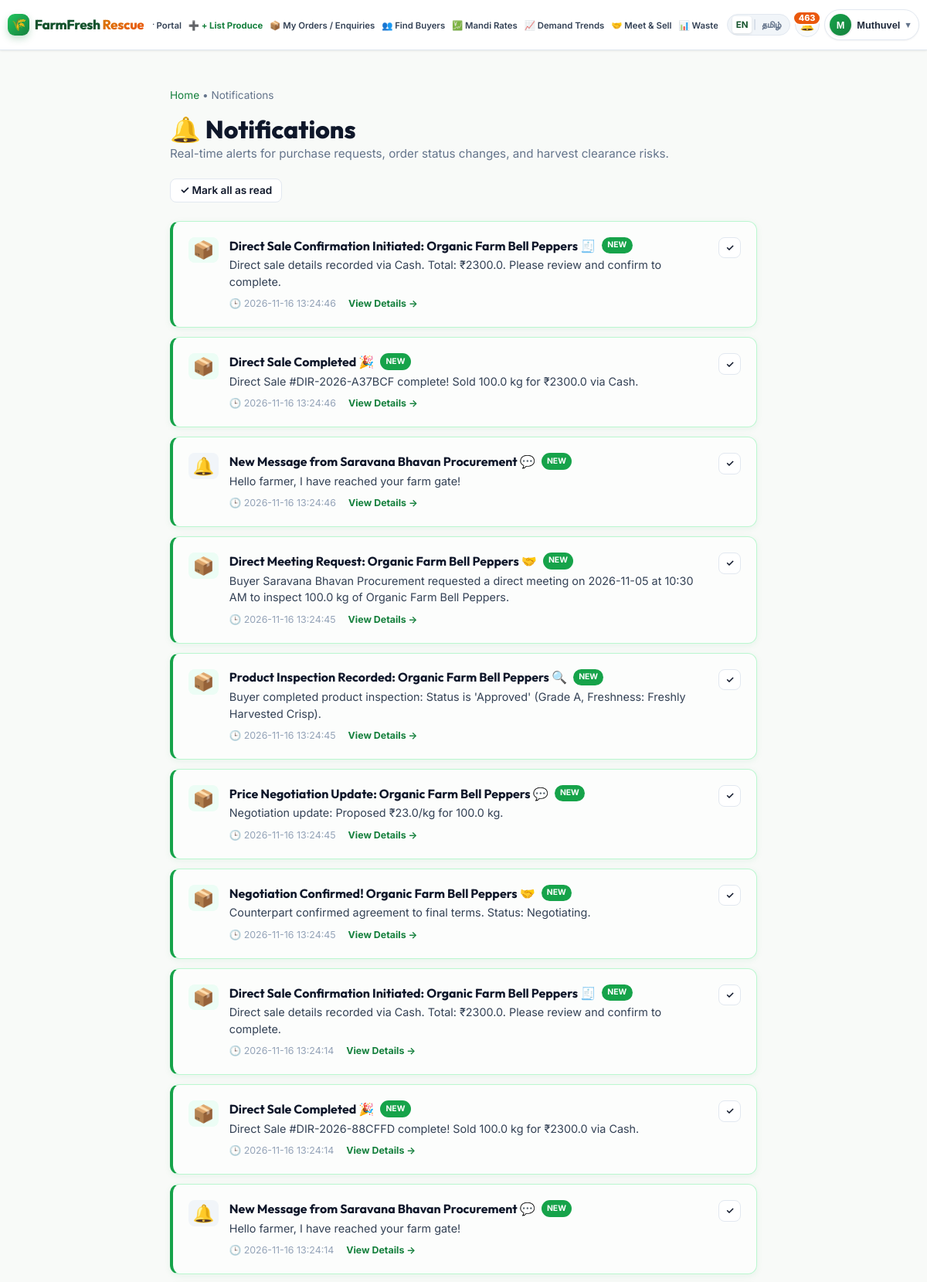
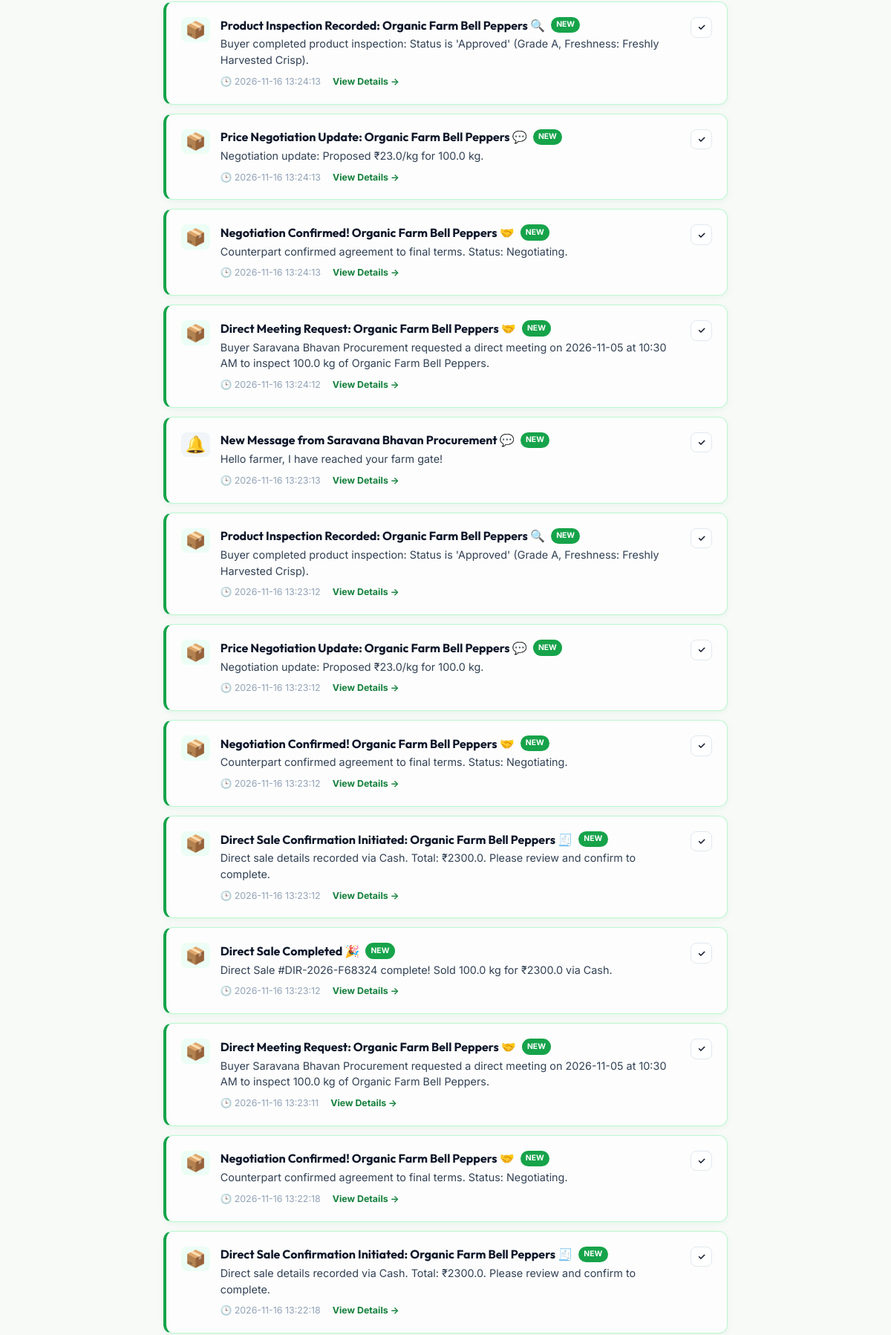
The app's page /notifications (signed in, upper part) with its own data (2 pictures, top to bottom).
### tables this page shows
CREATE TABLE users (
        id INTEGER PRIMARY KEY AUTOINCREMENT,
        name TEXT NOT NULL,
        email TEXT UNIQUE NOT NULL,
        password_hash TEXT NOT NULL,
        role TEXT NOT NULL CHECK(role IN ('farmer', 'buyer', 'admin')),
        phone TEXT NOT NULL,
        location TEXT,
        pin_code TEXT,
        user_type TEXT,
        created_at TIMESTAMP DEFAULT CURRENT_TIMESTAMP
    , is_active INTEGER DEFAULT 1, latitude REAL, longitude REAL, district TEXT, email_verified INTEGER DEFAULT 0, verification_token TEXT, verified_at TIMESTAMP, verification_status TEXT DEFAULT 'Not Verified', is_verified_seller INTEGER DEFAULT 0, seller_rating REAL DEFAULT 0.0, total_reviews INTEGER DEFAULT 0);

CREATE TABLE notifications (
        id INTEGER PRIMARY KEY AUTOINCREMENT,
        user_id INTEGER NOT NULL,
        title TEXT NOT NULL,
        message TEXT NOT NULL,
        type TEXT NOT NULL DEFAULT 'info' CHECK(type IN ('info', 'order', 'urgent_risk', 'status_change', 'alert')),
        link TEXT,
        is_read INTEGER DEFAULT 0,
        created_at TIMESTAMP DEFAULT CURRENT_TIMESTAMP,
        FOREIGN KEY (user_id) REFERENCES users(id) ON DELETE CASCADE
    );

### app.py (the view)
@app.route('/notifications')
@login_required
def notifications_view():
    notifications = get_user_notifications(g.user['id'], limit=50)
    return render_template('notifications.html', notifications=notifications)

### app.py (called while the page is built, shortened)
def get_current_user():
    user = None
    user_id = session.get('user_id')
    if user_id:
        user = auth_service.get_user_by_id(user_id)
    if user and user.get('is_active') == 0:
        session.clear()
        return None
    return user

@app.before_request
def load_request_state():
    if 'lang' not in session:
        session['lang'] = request.cookies.get('farmfresh_lang', 'en')
    if session['lang'] not in ['en', 'ta']:
        session['lang'] = 'en'
    g.lang = session['lang']
    g.user = get_current_user()

def login_required(f):
    @wraps(f)
    def decorated_function(*args, **kwargs):
        if not g.user:
            if request.is_json or request.path.startswith('/api/'):
                return jsonify({'error': 'Authentication required. Please log in.', 'code': 'UNAUTHENTICATED'}), 401
            flash("Please log in to continue.", "warning")
            return redirect(url_for('login', next=request.url))
        return f(*args, **kwargs)
    return decorated_function

### auth_service.py (called while the page is built)
def get_user_by_id(user_id: int):
    if not user_id:
        return None
    conn = get_db()
    cursor = conn.cursor()
    cursor.execute("""
        SELECT id, name, email, password_hash, role, phone, location, pin_code, user_type, is_active, created_at,
               email_verified, verification_token, verified_at, district,
               COALESCE(verification_status, 'Not Verified') as verification_status,
               COALESCE(is_verified_seller, 0) as is_verified_seller,
               COALESCE(seller_rating, 0.0) as seller_rating,
               COALESCE(total_reviews, 0) as total_reviews
        FROM users WHERE id = ?
    """, (user_id,))
    row = cursor.fetchone()
    conn.close()
    return dict(row) if row else None

### database.py (called while the page is built)
def get_db():
    conn = sqlite3.connect(DATABASE_PATH, timeout=20.0)
    conn.row_factory = sqlite3.Row
    conn.execute("PRAGMA foreign_keys = ON")
    return conn

def get_unread_notifications_count(user_id):
    if not user_id:
        return 0
    try:
        conn = get_db()
        cursor = conn.cursor()
        cursor.execute("SELECT COUNT(*) FROM notifications WHERE user_id = ? AND is_read = 0", (user_id,))
        count = cursor.fetchone()[0]
        conn.close()
        return count
    except Exception:
        return 0

### translations.py (called while the page is built)
def t(key, lang='en'):
    lang_dict = TRANSLATIONS.get(lang, TRANSLATIONS['en'])
    return lang_dict.get(key, TRANSLATIONS['en'].get(key, key))

### templates/notifications.html (shortened to what this page needs)
{% extends "base.html" %}
{% block content %}
<div class="container" style="padding-top: 2rem; padding-bottom: 4rem; max-width: 800px;">
  <div style="font-size: 0.85rem; color: var(--text-muted); margin-bottom: 0.75rem;">
    <a href="{{ url_for('index') }}">{{ _t('home') }}</a> &bull;
    <span>{{ _t('notifications') }}</span>
  </div>
  <div class="dashboard-header" style="margin-bottom: 1.5rem;">
    <div>
      <h1 style="font-size: 2rem; font-weight: 800;">🔔 {{ _t('notifications') }}</h1>
      <p style="color: var(--text-muted); font-size: 0.95rem;">
        Real-time alerts for purchase requests, order status changes, and harvest clearance risks.
      </p>
    </div>
    {% if notifications %}
      <div>
        <form action="{{ url_for('read_all_notifications') }}" method="POST">
          <button type="submit" class="btn btn-secondary btn-sm" id="markAllReadBtn">
            ✓ {{ _t('mark_all_read') }}
          </button>
        </form>
      </div>
    {% endif %}
  </div>
  {% if notifications %}
    <div class="notifications-list" style="display: flex; flex-direction: column; gap: 0.75rem;">
      {% for n in notifications %}
        <div class="notif-card {% if n['is_read'] == 0 %}unread{% endif %}"
             style="background: white; border-radius: var(--radius-md); padding: 1.25rem; border: 1px solid {% if n['is_read'] == 0 %}#bbf7d0{% else %}var(--border-subtle){% endif %}; {% if n['is_read'] == 0 %}box-shadow: 0 2px 8px rgba(22, 163, 74, 0.08); background: #fcfdfc; border-left: 4px solid #16a34a;{% endif %} display: flex; gap: 1rem; align-items: flex-start; justify-content: space-between;">
          <div style="display: flex; gap: 0.85rem; align-items: flex-start;">
            <div style="font-size: 1.4rem; line-height: 1; padding: 0.35rem; border-radius: 8px; background: {% if n['type'] == 'order' %}#ecfdf5{% elif n['type'] == 'urgent_risk' %}#fff7ed{% elif n['type'] == 'alert' %}#e0f2fe{% else %}#f1f5f9{% endif %};">
              {% if n['type'] == 'order' %}
                📦
              {% elif n['type'] == 'urgent_risk' %}
                ⚠️
              {% elif n['type'] == 'alert' %}
                ⚡
              {% elif n['type'] == 'status_change' %}
                🔄
              {% else %}
                🔔
              {% endif %}
            </div>
            <div>
              <div style="display: flex; align-items: center; gap: 0.5rem; margin-bottom: 0.25rem;">
                <h3 style="font-size: 1rem; font-weight: 700; color: #0f172a; margin: 0;">
                  {{ n['title'] }}
                </h3>
                {% if n['is_read'] == 0 %}
                  <span style="background: #16a34a; color: white; font-size: 0.65rem; font-weight: 700; padding: 0.15rem 0.45rem; border-radius: 9999px;">NEW</span>
                {% endif %}
              </div>
              <p style="font-size: 0.9rem; color: #334155; margin: 0 0 0.5rem 0; line-height: 1.5;">
                {{ n['message'] }}
              </p>
              <div style="display: flex; gap: 1rem; align-items: center; font-size: 0.775rem; color: #94a3b8;">
                <span>🕒 {{ n['created_at'] }}</span>
                {% if n['link'] %}
                  <a href="{{ url_for('read_notification', notif_id=n['id'], next=n['link']) }}" style="font-weight: 700; color: var(--primary);">
                    View Details &rarr;
                  </a>
                {% endif %}
              </div>
            </div>
          </div>
          {% if n['is_read'] == 0 %}
            <div>
              <a href="{{ url_for('read_notification', notif_id=n['id']) }}" class="btn btn-secondary btn-sm" style="font-size: 0.75rem; padding: 0.2rem 0.5rem;" title="Mark as Read">
                ✓
              </a>
            </div>
          {% endif %}
        </div>
      {% endfor %}
    </div>
  {% endif %}
</div>
{% endblock %}

### templates/base.html (shortened to what this page needs)
<!DOCTYPE html>
<html lang="{{ lang }}">
<head>
  <link rel="stylesheet" href="{{ url_for('static', filename='css/style.css') }}">
  <link rel="stylesheet" href="https://unpkg.com/leaflet@1.9.4/dist/leaflet.css"/>
</head>
<body class="lang-{{ lang }}">
  {% set is_auth_page = (request.endpoint in ['login', 'login_post', 'login_farmer', 'login_buyer', 'login_admin', 'admin_login', 'register', 'register_post', 'register_farmer', 'register_buyer', 'forgot_password', 'reset_password']) or (not current_user and request.endpoint in ['index', 'login', 'marketplace_home', None]) %}
  {% if is_auth_page %}
  <header class="auth-navbar" id="authNavbar">
    <div class="auth-nav-container">
      <a href="{{ url_for('login') }}" class="nav-brand" id="authBrandLogo">
        <span class="brand-leaf">🌾</span>
        <span class="brand-text">FarmFresh <span class="brand-rescue">Rescue</span></span>
      </a>
      <div class="lang-switch-wrap" aria-label="Language Selector">
        <a href="{{ url_for('set_language', lang_code='en') }}" class="lang-btn {% if lang == 'en' %}active{% endif %}" id="langEnBtn" title="English">EN</a>
        <span class="lang-sep">|</span>
        <a href="{{ url_for('set_language', lang_code='ta') }}" class="lang-btn {% if lang == 'ta' %}active{% endif %}" id="langTaBtn" title="தமிழ்">தமிழ்</a>
      </div>
    </div>
  </header>
  {% else %}
  <header class="navbar" id="topNavbar">
    <div class="nav-container">
      <a href="{{ url_for('index') }}" class="nav-brand" id="brandLogo">
        <span class="brand-leaf">🌾</span>
        <span class="brand-text">FarmFresh <span class="brand-rescue">Rescue</span></span>
      </a>
      <nav class="nav-menu-wrapper" id="navMenuWrapper" aria-label="Main Navigation">
                <ul class="nav-menu" id="navMenu">
          {% if current_user %}
            {% if current_user['role'] == 'farmer' %}
              <li>
                <a href="{{ url_for('farmer_dashboard') }}" class="nav-link {% if request.endpoint == 'farmer_dashboard' %}active{% endif %}">
                  🌾 {{ 'Farmer Portal' if lang == 'en' else 'விவசாயி தளம்' }}
                </a>
              </li>
              <li>
                <a href="{{ url_for('add_listing') }}" class="nav-link {% if request.endpoint == 'add_listing' %}active{% endif %}" style="color: var(--primary); font-weight: 700;">
                  ➕ {{ _t('list_produce') }}
                </a>
              </li>
              <li>
                <a href="{{ url_for('farmer_dashboard') }}#ordersSection" class="nav-link" id="navFarmerOrdersLink">
                  📦 {{ _t('my_orders') }}
                </a>
              </li>
              <li>
                <a href="{{ url_for('nearby_buyers') }}" class="nav-link {% if request.endpoint == 'nearby_buyers' %}active{% endif %}">
                  👥 {{ _t('nearby_buyers') }}
                </a>
              </li>
              <li>
                <a href="{{ url_for('live_market_prices') }}" class="nav-link {% if request.endpoint == 'live_market_prices' %}active{% endif %}">
                  💹 {{ 'சந்தை விலை' if lang == 'ta' else 'Mandi Rates' }}
                </a>
              </li>
              <li>
                <a href="{{ url_for('demand_prediction') }}" class="nav-link {% if request.endpoint == 'demand_prediction' %}active{% endif %}">
                  📈 {{ 'தேவை கணிப்பு' if lang == 'ta' else 'Demand Trends' }}
                </a>
              </li>
              <li>
                <a href="{{ url_for('find_sellers') }}" class="nav-link ">
                  🤝 {{ 'Meet & Sell' if lang == 'en' else 'நேரடி விற்பனை' }}
                </a>
              </li>
              <li>
                <a href="{{ url_for('analytics_view') }}" class="nav-link {% if request.endpoint == 'analytics_view' %}active{% endif %}">
                  📊 {{ _t('analytics') }}
                </a>
              </li>
            {% endif %}
          {% endif %}
        </ul>
      </nav>
      <div class="nav-right-section" id="navRightSection">
        <div class="lang-switch-wrap" aria-label="Language Selector">
          <a href="{{ url_for('set_language', lang_code='en') }}" class="lang-btn {% if lang == 'en' %}active{% endif %}" id="langEnBtn" title="English">EN</a>
          <span class="lang-sep">|</span>
          <a href="{{ url_for('set_language', lang_code='ta') }}" class="lang-btn {% if lang == 'ta' %}active{% endif %}" id="langTaBtn" title="தமிழ்">தமிழ்</a>
        </div>
        {% if current_user %}
        <a href="{{ url_for('notifications_view') }}" class="nav-notif-btn" title="{{ _t('notifications') }}" id="navNotifBtn" aria-label="Notifications">
          🔔
          {% if unread_count > 0 %}
            <span class="notif-badge" id="notifBadge">{{ unread_count }}</span>
          {% endif %}
        </a>
        <div class="user-profile-menu-wrap" id="userProfileWrap">
          <button type="button" class="user-profile-btn" id="userProfileBtn" aria-expanded="false" aria-haspopup="true" aria-label="User Profile">
            <span class="user-avatar-circle role-{{ current_user['role'] }}">
              {{ current_user['name'][0]|upper }}
            </span>
            <span class="user-name-text">{{ current_user['name'].split()[0]|capitalize }}</span>
            <span class="dropdown-arrow-icon">▾</span>
          </button>
        </div>
        {% endif %}
      </div>
    </div>
  </header>
  {% endif %}
  <main id="mainContent">
    {% block content %}{% endblock %}
  </main>
</body>
</html>

### records on screen
users: name "M", name "Muthuvel"
notifications: title "Direct Sale Confirmation Initiated: Organic Farm Bell Peppers 🧾", is_read "NEW", message "Direct sale details recorded via Cash. Total: ₹2300.0. Please review and confirm to complete.", created_at "2026-11-16 13:24:46"
notifications: title "Direct Sale Completed 🎉", is_read "NEW", message "Direct Sale #DIR-2026-A37BCF complete! Sold 100.0 kg for ₹2300.0 via Cash.", created_at "2026-11-16 13:24:46"
notifications: title "New Message from Saravana Bhavan Procurement 💬", is_read "NEW", message "Hello farmer, I have reached your farm gate!", created_at "2026-11-16 13:24:46"
notifications: title "Direct Meeting Request: Organic Farm Bell Peppers 🤝", is_read "NEW", message "Buyer Saravana Bhavan Procurement requested a direct meeting on 2026-11-05 at 10:30 AM to inspect 100.0 kg of Organic Farm Bell Peppers.", created_at "2026-11-16 13:24:45"
notifications: title "Product Inspection Recorded: Organic Farm Bell Peppers 🔍", is_read "NEW", message "Buyer completed product inspection: Status is 'Approved' (Grade A, Freshness: Freshly Harvested Crisp).", created_at "2026-11-16 13:24:45"
notifications: title "Price Negotiation Update: Organic Farm Bell Peppers 💬", is_read "NEW", message "Negotiation update: Proposed ₹23.0/kg for 100.0 kg.", created_at "2026-11-16 13:24:45"
notifications: title "Negotiation Confirmed! Organic Farm Bell Peppers 🤝", is_read "NEW", message "Counterpart confirmed agreement to final terms. Status: Negotiating.", created_at "2026-11-16 13:24:45"
notifications: title "Direct Sale Confirmation Initiated: Organic Farm Bell Peppers 🧾", is_read "NEW", message "Direct sale details recorded via Cash. Total: ₹2300.0. Please review and confirm to complete.", created_at "2026-11-16 13:24:14"
notifications: title "Direct Sale Completed 🎉", is_read "NEW", message "Direct Sale #DIR-2026-88CFFD complete! Sold 100.0 kg for ₹2300.0 via Cash.", created_at "2026-11-16 13:24:14"
notifications: title "New Message from Saravana Bhavan Procurement 💬", is_read "NEW", message "Hello farmer, I have reached your farm gate!", created_at "2026-11-16 13:24:14"
notifications: title "Product Inspection Recorded: Organic Farm Bell Peppers 🔍", is_read "NEW", message "Buyer completed product inspection: Status is 'Approved' (Grade A, Freshness: Freshly Harvested Crisp).", created_at "2026-11-16 13:24:13"
notifications: title "Price Negotiation Update: Organic Farm Bell Peppers 💬", is_read "NEW", message "Negotiation update: Proposed ₹23.0/kg for 100.0 kg.", created_at "2026-11-16 13:24:13"
notifications: title "Negotiation Confirmed! Organic Farm Bell Peppers 🤝", is_read "NEW", message "Counterpart confirmed agreement to final terms. Status: Negotiating.", created_at "2026-11-16 13:24:13"
notifications: title "Direct Meeting Request: Organic Farm Bell Peppers 🤝", is_read "NEW", message "Buyer Saravana Bhavan Procurement requested a direct meeting on 2026-11-05 at 10:30 AM to inspect 100.0 kg of Organic Farm Bell Peppers.", created_at "2026-11-16 13:24:12"
notifications: title "New Message from Saravana Bhavan Procurement 💬", is_read "NEW", message "Hello farmer, I have reached your farm gate!", created_at "2026-11-16 13:23:13"
notifications: title "Product Inspection Recorded: Organic Farm Bell Peppers 🔍", is_read "NEW", message "Buyer completed product inspection: Status is 'Approved' (Grade A, Freshness: Freshly Harvested Crisp).", created_at "2026-11-16 13:23:12"
notifications: title "Price Negotiation Update: Organic Farm Bell Peppers 💬", is_read "NEW", message "Negotiation update: Proposed ₹23.0/kg for 100.0 kg.", created_at "2026-11-16 13:23:12"
notifications: title "Negotiation Confirmed! Organic Farm Bell Peppers 🤝", is_read "NEW", message "Counterpart confirmed agreement to final terms. Status: Negotiating.", created_at "2026-11-16 13:23:12"
notifications: title "Direct Sale Confirmation Initiated: Organic Farm Bell Peppers 🧾", is_read "NEW", message "Direct sale details recorded via Cash. Total: ₹2300.0. Please review and confirm to complete.", created_at "2026-11-16 13:23:12"
notifications: title "Direct Sale Completed 🎉", is_read "NEW", message "Direct Sale #DIR-2026-F68324 complete! Sold 100.0 kg for ₹2300.0 via Cash.", created_at "2026-11-16 13:23:12"
notifications: title "Direct Meeting Request: Organic Farm Bell Peppers 🤝", is_read "NEW", message "Buyer Saravana Bhavan Procurement requested a direct meeting on 2026-11-05 at 10:30 AM to inspect 100.0 kg of Organic Farm Bell Peppers.", created_at "2026-11-16 13:23:11"
notifications: title "Negotiation Confirmed! Organic Farm Bell Peppers 🤝", is_read "NEW", message "Counterpart confirmed agreement to final terms. Status: Negotiating.", created_at "2026-11-16 13:22:18"
notifications: title "Direct Sale Confirmation Initiated: Organic Farm Bell Peppers 🧾", is_read "NEW", message "Direct sale details recorded via Cash. Total: ₹2300.0. Please review and confirm to complete.", created_at "2026-11-16 13:22:18"

### other values on screen
{{ _t('list_produce') }} "+ List Produce"
{{ _t('my_orders') }} "My Orders / Enquiries"
{{ _t('nearby_buyers') }} "Find Buyers"
{{ 'சந்தை விலை' if lang == 'ta' else 'Mandi Rates' }} "Mandi Rates"
{{ 'தேவை கணிப்பு' if lang == 'ta' else 'Demand Trends' }} "Demand Trends"
{{ 'Meet & Sell' if lang == 'en' else 'நேரடி விற்பனை' }} "Meet & Sell"
{{ _t('analytics') }} "Waste…"
{{ unread_count }} "463"
{{ _t('home') }} "Home"
{{ _t('notifications') }} "Notifications"
{{ _t('mark_all_read') }} "Mark all as read"
